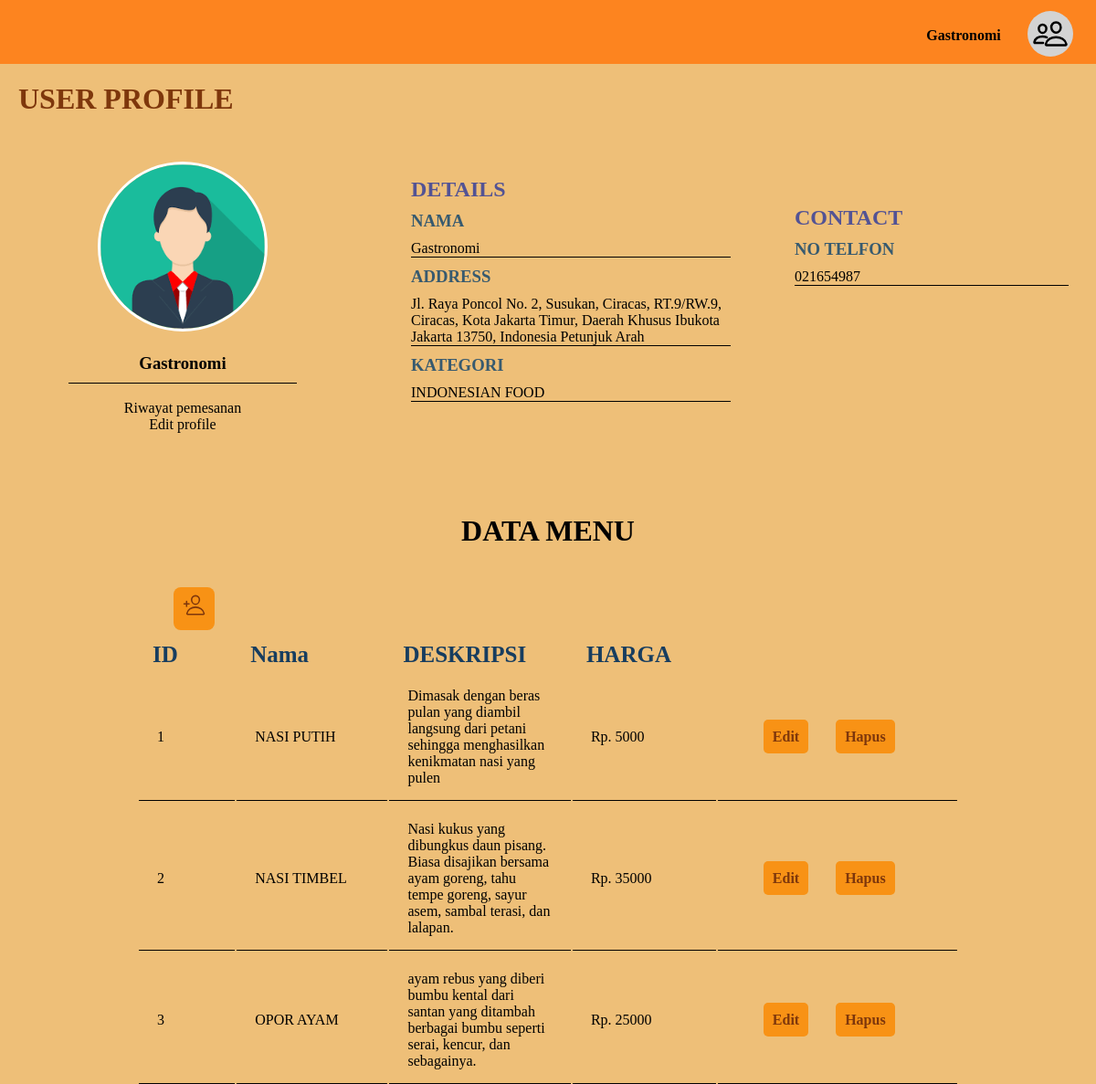
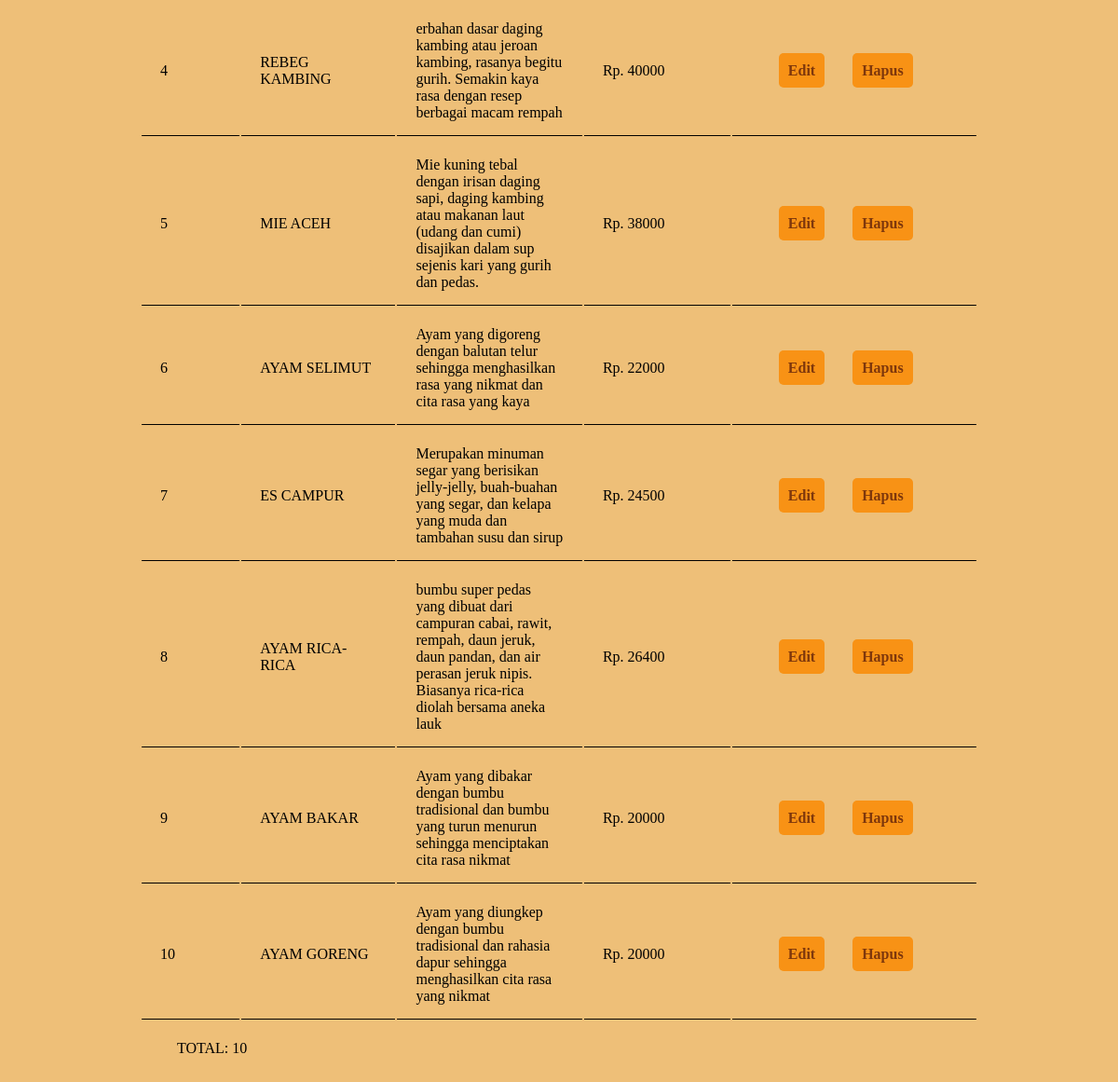
/resto/gastronomi.php, run on the app's committed database (2 pictures, top to bottom).
### tables this page shows
CREATE TABLE `presto` (
  `ID` int(50) NOT NULL,
  `NAMA` varchar(255) NOT NULL,
  `ALAMAT` varchar(255) NOT NULL,
  `NOTELFON` varchar(50) NOT NULL,
  `KATEGORI` varchar(50) NOT NULL
);

CREATE TABLE `gastronomi` (
  `ID` int(50) NOT NULL,
  `NAMA` varchar(255) NOT NULL,
  `DESKRIPSI` varchar(255) NOT NULL,
  `HARGA` int(50) NOT NULL
);

### admin/config.php (called while the page is built, shortened)
<?php
	$server = "localhost";
	$user = "root";
	$password = "";
	$nama_database = "bifood";
	$db = mysqli_connect($server, $user, $password, $nama_database);
		$test2 = mysqli_query($db, "SELECT * FROM presto WHERE ID = 2");
?>

### resto/gastronomi.php (the view, shortened to what this page needs)
<!DOCTYPE html>
<html lang="en">
<head>
    <link rel="stylesheet" type="text/css" href="../css/home.css">
    <link rel="stylesheet" type="text/css" href="../css/uprofile.css">
    <link rel="stylesheet" type="text/css" href="../css/menuprof.css">
</head>
<body>
    <header>
        <div class="prof">
            <ul>
                <li>
                    <h4 class="uy">
                    <?php
                    include("../admin/config.php");
                    while($presto = mysqli_fetch_array($test2)){
                        echo "$presto[1]";
                    }
                    ?>
                    </h4>
                    <p><ion-icon name="people-outline"></ion-icon></p>
                </li>
            </ul>
        </div>
    </header>
    <div class="container">
        <h1>USER PROFILE</h1>
        <div class="abc">
            <img src="../img/profile.png">
            <h3>
                <?php
                    include("../admin/config.php");
                    while($presto = mysqli_fetch_array($test2)){
                        echo "$presto[1]";
                    }
                ?>
            </h3><br>
            <a href="gastronomi/listpemesanan.php">Riwayat pemesanan</a><br>
            <a href="../admin/listuser.php">Edit profile</a>
        </div>
        <div class="efg">
            <h2>DETAILS</h2>
            <h3>NAMA</h3>
            <p>
                <?php
                    include("../admin/config.php");
                    while($presto = mysqli_fetch_array($test2)){
                        echo "$presto[1]";
                    }
                ?>
            </p>
            <h3>ADDRESS</h3>
            <p>
                <?php
                    include("../admin/config.php");
                    while($presto = mysqli_fetch_array($test2)){
                        echo "$presto[2]";
                    }
                ?>
            </p>
            <h3>KATEGORI</h3>
            <p>
                <?php
                    include("../admin/config.php");
                    while($presto = mysqli_fetch_array($test2)){
                        echo "$presto[4]";
                    }
                ?>
            </p>
        </div>
        <div class="hij">
            <h2>CONTACT</h2>
            <h3>NO TELFON</h3>
            <p>
                <?php
                    include("../admin/config.php");
                    while($presto = mysqli_fetch_array($test2)){
                        echo "$presto[3]";
                    }
                ?>
            </p>
        </div>
    </div>
    <div class="menu">
    <h1>DATA MENU</h1>
    <nav>
		<a href="gastronomi/form_tambah.php"><ion-icon name="person-add-outline"></ion-icon></a>
	</nav>
    <table>
		<thead>
			<tr>
				<th>ID</th>
				<th>Nama</th>
				<th>DESKRIPSI</th>
				<th>HARGA</th>
			</tr>
		</thead>
		<tbody>
			<?php
				$sql = "SELECT * FROM gastronomi";
				$query = mysqli_query($db, $sql);
				while($gastronomi = mysqli_fetch_array($query)){
					echo "<tr>";
					echo "<td>".$gastronomi['ID']."</td>";
					echo "<td>".$gastronomi['NAMA']."</td>";
					echo "<td>".$gastronomi['DESKRIPSI']."</td>";
					echo "<td> Rp. ".$gastronomi['HARGA']."</td>";
                    echo "<td>";
					echo "<a href='gastronomi/form_edit.php?ID=".$gastronomi['ID']."'>Edit</a>";
                    echo "<a href='gastronomi/hapus.php?ID=".$gastronomi['ID']."' onClick=\"return confirm('yakin?');\">Hapus</a>";
					echo "</tr>";
				}
			?>
		</tbody>
	</table>
	<p class="total">TOTAL: <?php echo mysqli_num_rows($query) ?></p>
    </div>
</body>
</html>

### css/home.css (style rules this page uses)
* { margin: 0; padding: 0; }
html { scroll-behavior: smooth; }
body { background-color: #EEBF78; }
header { width: 100%; height: 50px; background-color: #FD841F; text-align: center; padding-top: 10px; padding-bottom: 10px; }
.prof ul li { display: inline-block; cursor: pointer; }
.prof p ion-icon { font-size: 40px; margin-left: 100px; margin-top: -60px; padding: 5px; border-radius: 50%; -webkit-border-radius: 50%; -moz-border-radius: 50%; -ms-border-radius: 50%; -o-border-radius: 50%; background-color: lightgrey; }
.prof { margin-left: 1000px; margin-top: -25px; }
.uy { margin-left: -90px; }

### css/uprofile.css (style rules this page uses)
* { margin: 0; padding: 0; }
.prof { margin-top: 20px; }
.container h1 { font-family: 'Goudy Old Style'; color: #7E370C; padding: 20px 20px; }
.abc { width: 300px; text-align: center; margin-left: 50px; margin-top: 30px; }
.abc img { width: 180px; border-radius: 50%; -webkit-border-radius: 50%; -moz-border-radius: 50%; -ms-border-radius: 50%; -o-border-radius: 50%; border: 3px solid white; margin-bottom: 20px; }
.abc h3 { border-bottom: 1px solid #000; width: 250px; margin-left: 25px; padding-bottom: 10px; }
.abc a { text-decoration: none; margin-top: 20px; color: black; }
.efg { margin-left: 450px; margin-top: -280px; width: 350px; }
.efg h2 { font-family: tahoma; color: rgb(83, 83, 148); }
.efg h3 { font-family: tahoma; color: rgb(55, 90, 111); margin-bottom: 10px; margin-top: 10px; }
.efg p { border-bottom: 1px solid #000; }
.hij { width: 300px; margin-left: 870px; margin-top: -215px; }
.hij h2 { font-family: tahoma; color: rgb(83, 83, 148); }
.hij h3 { font-family: tahoma; color: rgb(55, 90, 111); margin-bottom: 10px; margin-top: 10px; }
.hij p { border-bottom: 1px solid #000; }

### css/menuprof.css (style rules this page uses)
.menu { margin-top: 250px; }
.menu h1 { text-align: center; }
nav { margin-top: 50px; margin-left: 190px; }
.total { margin-top: 20px; margin-left: 190px; padding-bottom: 50px; }
nav a { text-decoration: none; font-size: 25px; padding: 10px 10px; background-color: rgb(248, 146, 21); color: #7E370C; border-radius: 8px; -webkit-border-radius: 8px; -moz-border-radius: 8px; -ms-border-radius: 8px; -o-border-radius: 8px; }
table { margin-top: 20px; width: 900px; margin-left: auto; margin-right: auto; }
thead th { font-weight: bold; font-size: 25px; text-align: left; padding-left: 15px; color: rgb(23, 61, 95); }
tbody td { border-bottom: 1px solid #000; padding: 20px 20px; padding-bottom: 15px; width: 9000px; }
tbody td a { margin-left: 30px; }
tbody a { text-decoration: none; margin-left: 15px; padding: 10px; margin-bottom: 5px; border-radius: 5px; -webkit-border-radius: 5px; -moz-border-radius: 5px; -ms-border-radius: 5px; -o-border-radius: 5px; background-color: rgb(248, 146, 21); color: #7E370C; cursor: pointer; font-weight: bold; }

### data on the page
presto: NAMA "Gastronomi", ALAMAT "Jl. Raya Poncol No. 2, Susukan, Ciracas, RT.9/RW.9, Ciracas, Kota Jakarta Timur, Daerah Khusus Ibukota Jakarta 13750, Indonesia Petunjuk Arah", KATEGORI "INDONESIAN FOOD", NOTELFON "021654987"
gastronomi: ID "1", NAMA "NASI PUTIH", DESKRIPSI "Dimasak dengan beras pulan yang diambil langsung dari petani sehingga menghasilkan kenikmatan nasi yang pulen", HARGA "5000"
gastronomi: ID "2", NAMA "NASI TIMBEL", DESKRIPSI "Nasi kukus yang dibungkus daun pisang. Biasa disajikan bersama ayam goreng, tahu tempe goreng, sayur asem, sambal terasi, dan lalapan.", HARGA "35000"
gastronomi: ID "3", NAMA "OPOR AYAM", DESKRIPSI "ayam rebus yang diberi bumbu kental dari santan yang ditambah berbagai bumbu seperti serai, kencur, dan sebagainya.", HARGA "25000"
gastronomi: ID "4", NAMA "REBEG KAMBING", DESKRIPSI "erbahan dasar daging kambing atau jeroan kambing, rasanya begitu gurih. Semakin kaya rasa dengan resep berbagai macam rempah", HARGA "40000"
gastronomi: ID "5", NAMA "MIE ACEH", DESKRIPSI "Mie kuning tebal dengan irisan daging sapi, daging kambing atau makanan laut (udang dan cumi) disajikan dalam sup sejenis kari yang gurih dan pedas.", HARGA "38000"
gastronomi: ID "6", NAMA "AYAM SELIMUT", DESKRIPSI "Ayam yang digoreng dengan balutan telur sehingga menghasilkan rasa yang nikmat dan cita rasa yang kaya", HARGA "22000"
gastronomi: ID "7", NAMA "ES CAMPUR", DESKRIPSI "Merupakan minuman segar yang berisikan jelly-jelly, buah-buahan yang segar, dan kelapa yang muda dan tambahan susu dan sirup", HARGA "24500"
gastronomi: ID "8", NAMA "AYAM RICA-RICA", DESKRIPSI "bumbu super pedas yang dibuat dari campuran cabai, rawit, rempah, daun jeruk, daun pandan, dan air perasan jeruk nipis. Biasanya rica-rica diolah bersama aneka lauk", HARGA "26400"
gastronomi: ID "9", NAMA "AYAM BAKAR", DESKRIPSI "Ayam yang dibakar dengan bumbu tradisional dan bumbu yang turun menurun sehingga menciptakan cita rasa nikmat", HARGA "20000"
gastronomi: ID "10", NAMA "AYAM GORENG", DESKRIPSI "Ayam yang diungkep dengan bumbu tradisional dan rahasia dapur sehingga menghasilkan cita rasa yang nikmat", HARGA "20000"

### other printed values
mysqli_num_rows($query) "10"
